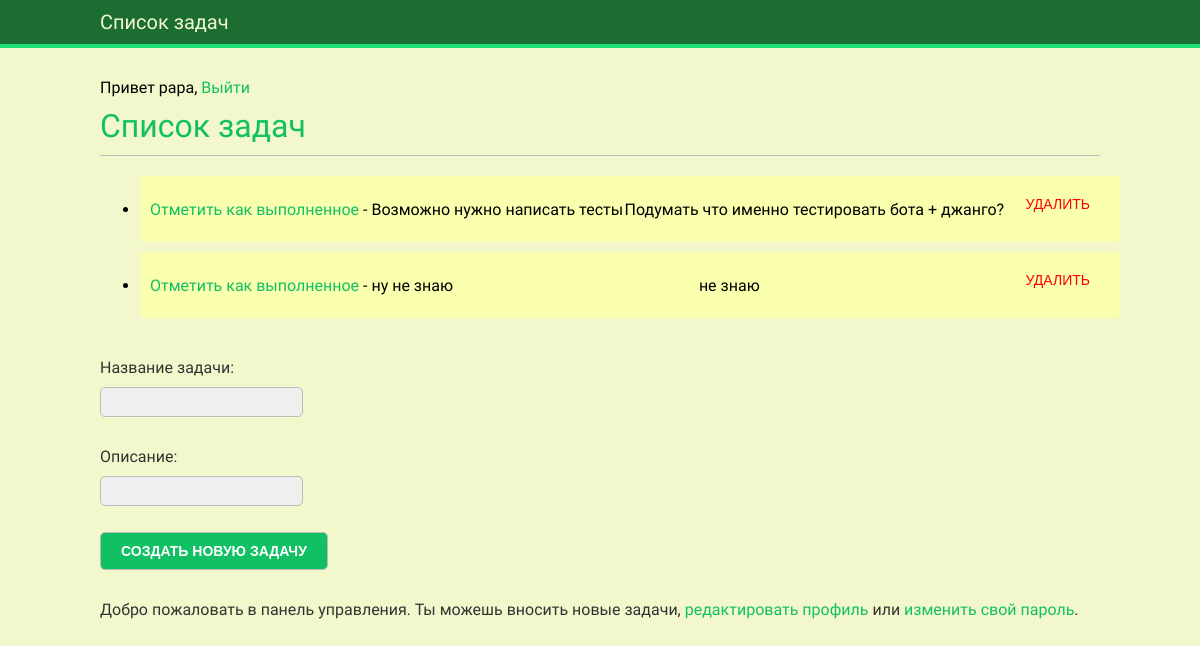
The page /account/ (signed in) on the database as committed earlier.
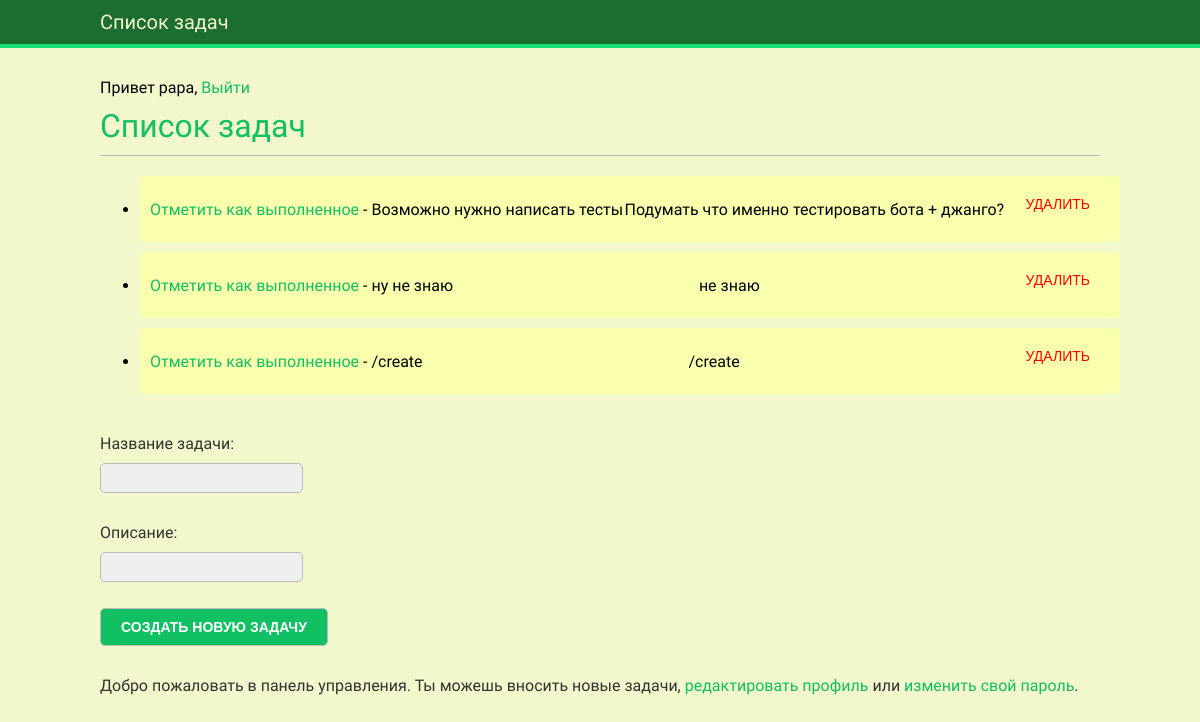
The same page on the database as committed later.
### account/models.py (models this page shows, shortened)
class Task(models.Model):
    user = models.ForeignKey(settings.AUTH_USER_MODEL, on_delete=models.CASCADE)
    title = models.CharField(max_length=200)
    description = models.TextField(blank=True)
    completed = models.BooleanField(default=False)

### account/views.py (the view)
# urls.py: path('', views.dashboard, name='dashboard'),
@login_required
def dashboard(request):
    tasks = Task.objects.filter(user=request.user)
    if request.method == "POST":
        form = TaskForm(request.POST)
        if form.is_valid():
            task = form.save(commit=False)
            task.user = request.user
            task.save()
            return redirect('dashboard')
    else:
        form = TaskForm()
    return render(request, 'account/dashboard.html',
                  {'section': 'dashboard',
                   'tasks': tasks,
                   'form': form})

### account/forms.py
class TaskForm(forms.ModelForm):
    title = forms.CharField(label='Название задачи')
    description = forms.CharField(label='Описание', required=False)
    class Meta:
        model = Task
        fields = ('title', 'description',)

### account/templates/account/dashboard.html (shortened to what this page needs)
{% extends "base.html" %}
{% block content %}
<h1>Список задач</h1>
<ul style="margin-bottom: 20px;">
{% for task in tasks %}
    <li style="margin-bottom: 10px;">
        <div class="task" style="background: {{ task.completed|yesno:"#81ce81,#faffae" }}; padding: 10px; border-radius: 5px;">
            <div>
                {% if not task.completed %}
                    <a href="{% url 'task_complete' task.id %}">Отметить как выполненное</a> -
                {% else %}
                    <span style="color: green;">Выполнено - </span>
                {% endif %}
                {{ task.title }}
            </div>
            <div class="task-description">
                {{ task.description }}
            </div>
            <form action="{% url 'task_delete' task.id %}" method="POST" style="display: inline;">
                <input type="submit" value="Удалить" style="color: red; border: none; background: none; cursor: pointer; font-weight: normal;">
            </form>
        </div>
    </li>
{% empty %}
    <li>Нет задач.</li>
{% endfor %}
</ul>
<form method="post">
    {{ form.as_p }}
    <input type="submit" value="Создать новую задачу">
</form>
<p>
    Добро пожаловать в панель управления. Ты можешь вносить новые задачи, <a href="{% url "edit" %}">редактировать профиль</a> или <a href="{% url "password_change" %}">изменить свой пароль</a>.
</p>
{% endblock %}

### account/templates/base.html (shortened to what this page needs)
{% load static %}
<!DOCTYPE html> <html>
<head>
<link href="{% static "css/base.css" %}" rel="stylesheet"> </head>
<body>
<div id="header">
<a href="{% url 'dashboard' %}" class="logo">Список задач</a>
  </div>
<div id="content">
  <span class="user">
{% if request.user.is_authenticated %}
Привет {{ request.user.first_name|default:request.user.username }},
    <a href="{% url "logout" %}">Выйти</a>
{% else %}
<a href="{% url "login" %}">Войти</a>
{% endif %}
</span>
{% block content %}
{% endblock %}
</div>
</body>
</html>

### account/static/css/base.css (style rules this page uses)
body { margin:0; padding:0; font-family:'Muli', sans-serif; background-color: #f3f7cc; }
p { line-height: 1.8; color: #333; }
a { color:#12c064; text-decoration:none; }
h1, h2, h3, h4, h5 , h6 { font-weight:normal; color: #12c064; }
h1 { border-bottom:1px solid #bbb; padding:0 0 10px 0; margin:10px 0 20px 0; }
#header { padding:10px 100px; font-size:14px; background:#1b6d32; color:#fff; border-bottom:4px solid #1cdf78; overflow:auto; }
#header .logo { font-family: 'Muli', sans-serif; float:left; color:#f3f7cc; font-size:20px; margin-right:10%; }
#header a { color:#f3f7cc; }
#content { padding:30px 100px; }
form { overflow:auto; }
form p { width:100%; overflow:auto; }
label { float:left; clear:both; color:#333; margin-bottom:4px; }
input, textarea { clear:both; float:left; margin:0 0 10px; background:#efefef; border:1px solid #bbb; border-radius: 5px; padding:6px 10px; font-size:14px; }
input[type=submit], a.button { font-weight:bold; background:#12c064; color:#fff; padding:10px 20px; font-size:14px; text-transform:uppercase; border-radius: 5px; transition: background-color 0.2s ease; }
.task { width: 100%; max-width: 1000px; display: flex; justify-content: space-between; align-items: center; }
.task-description { max-width: 70%; overflow: auto; }

Rows that differ between the two databases and show on the page:
added Task: completed "Отметить как выполненное", title "/create", description "/create"
